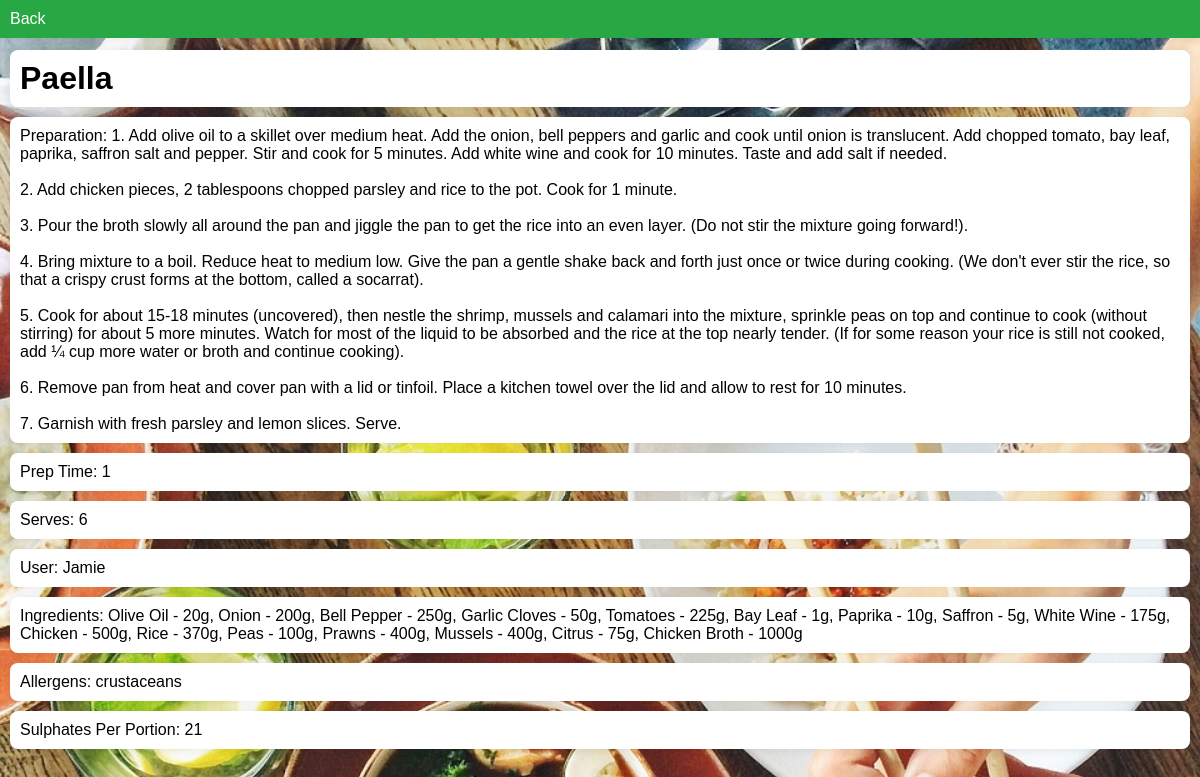
The app's page /recipes/8 (signed in), older data.
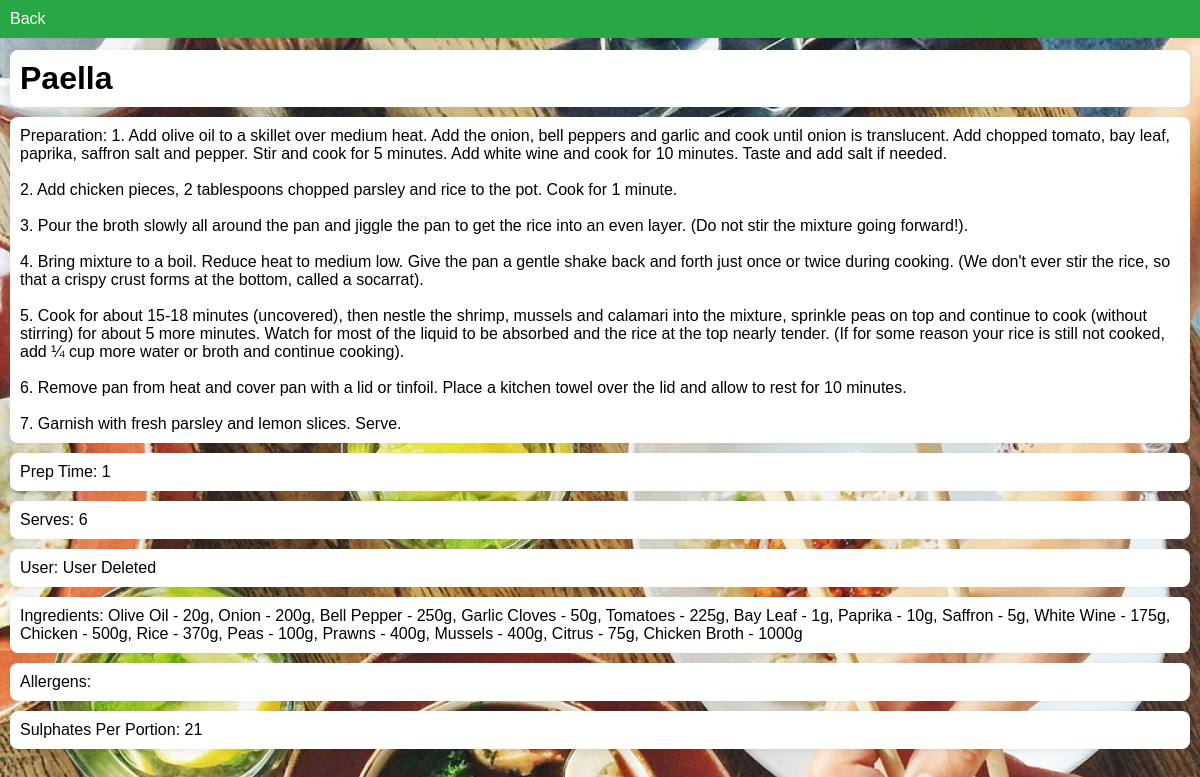
The same page, newer data.
### recipes/models.py (models this page shows, shortened)
class Recipe(models.Model):
    recipe_id = models.AutoField(primary_key=True)
    user = models.ForeignKey(User,on_delete=models.SET_NULL, null=True)
    recipe_title = models.CharField(max_length=200)
    recipe_ingredients = models.TextField()
    preparation = models.TextField()
    prep_time = models.PositiveIntegerField(default=0)
    serves_num = models.PositiveIntegerField(default=1)
    sulphates_per_portion = models.PositiveIntegerField(default=0)
    allergens = models.CharField(max_length=50, null=True, default = None, blank=True)

### recipes/views.py (the view)
# urls.py: path("<int:recipe_id>", views.view_recipe, name="view_recipe"),
@login_required
def view_recipe(request, recipe_id):
    recipe = get_object_or_404(Recipe, pk=recipe_id)
    return render(request, "recipes/recipe_details.html", {"recipe": recipe})

### recipes/templates/recipes/recipe_details.html (shortened to what this page needs)
<!DOCTYPE html>
<html lang="en">
<head>
    {% load static %}
    <link rel="stylesheet" href="{% static '/css/general.css' %}">
</head>
<body>
    <nav>
        <div>
            <div>
                <a href="{% url 'recipes:view_all_recipes' %}">Back</a>
            </div>
        </div>
    </nav>
    <h1 style="margin-top: 50px;">{{ recipe.recipe_title }}</h1>
    <p>Preparation: {{ recipe.preparation|linebreaksbr }}</p>
    <p>Prep Time: {{ recipe.prep_time }}</p>
    <p>Serves: {{ recipe.serves_num }}</p>
    <p>User:
        {% if recipe.user == None %}
        User Deleted
        {% else %}
        {{ recipe.user.username }}
        {% endif %}</p>
    <p>Ingredients: {{ recipe.recipe_ingredients }}</p>
    <p>Allergens: {{ recipe.allergens }}</p>
    <p>Sulphates Per Portion: {{ recipe.sulphates_per_portion }}</p>
</body>
</html>

Row changes from the older to the newer data that the page shows:
changed Recipe "Paella": user.username "Jamie" → (not shown); allergens "crustaceans" → (not shown)
Text that changed along with them:
text now shown: "User Deleted"
